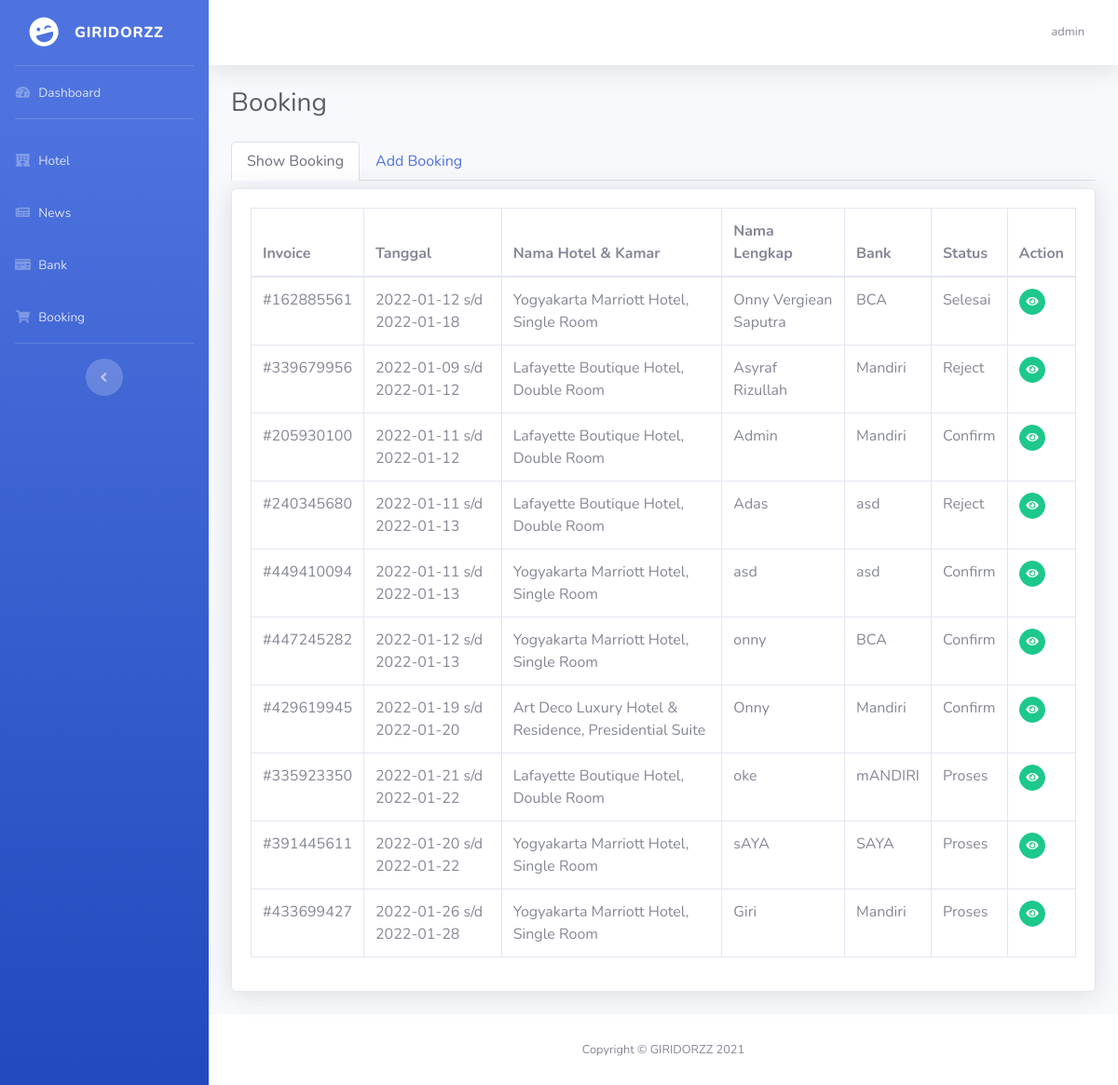
The page /admin/hotel/booking/booking.php on the database its author committed.
### tables this page shows
CREATE TABLE `sb_user` (
  `username` varchar(100) NOT NULL,
  `email` varchar(100) NOT NULL,
  `password` varchar(100) NOT NULL
);

CREATE TABLE `transaksi` (
  `idTransaksi` int(11) NOT NULL,
  `idUser` int(11) DEFAULT NULL,
  `idHotel` int(11) DEFAULT NULL,
  `idKamar` int(11) DEFAULT NULL,
  `tglCheckin` date NOT NULL,
  `namaLengkap` varchar(225) NOT NULL,
  `email` varchar(255) NOT NULL,
  `noTelp` int(14) NOT NULL,
  `tglCheckout` date NOT NULL,
  `namaBank` varchar(100) NOT NULL,
  `status` varchar(225) NOT NULL,
  `invoice` int(12) NOT NULL,
  `totalHarga` float NOT NULL,
  `buktiTransfer` varchar(255) NOT NULL
);

CREATE TABLE `hotel` (
  `idHotel` int(11) NOT NULL,
  `namaHotel` varchar(255) NOT NULL,
  `kotaHotel` varchar(255) NOT NULL,
  `deskripsiHotel` text NOT NULL,
  `ratingHotel` varchar(30) NOT NULL
);

CREATE TABLE `kamar` (
  `idKamar` int(11) NOT NULL,
  `hotelId` int(11) DEFAULT NULL,
  `tipeKamar` varchar(255) NOT NULL,
  `deskripsiKamar` text NOT NULL,
  `hargaKamar` int(11) NOT NULL,
  `jumlahKamar` int(11) NOT NULL
);

### admin/hotel/booking/tables_booking.php (the view)
<?php
require '../../db_conn.php';
$result = mysqli_query($conn, "SELECT transaksi.*,hotel.namaHotel,kamar.tipeKamar FROM transaksi JOIN hotel on transaksi.idHotel = hotel.idHotel JOIN kamar ON transaksi.idKamar = kamar.idKamar") or die(mysqli_error($conn));
while ($data = mysqli_fetch_array($result)) {
  $rows[] = $data;
}
?>
<div class="tab-pane fade show active" id="show-item" role="tabpanel" aria-labelledby="home-tab">
  <div class="card shadow mb-4 mt-2">
    <div class="card-body">
      <div class="table-responsive">
        <table class="table table-bordered" id="dataTable" width="100%" cellspacing="0">
          <thead>
            <tr>
              <th>Invoice</th>
              <th>Tanggal</th>
              <th>Nama Hotel & Kamar </th>
              <th>Nama Lengkap</th>
              <th>Bank</th>
              <th>Status</th>
              <th>Action</th>
            </tr>
          </thead>
          <tbody>
            <?php if (!empty($rows)) {
              foreach ($rows as $row) :  ?>
                <tr>
                  <td>#<?= $row['invoice'] ?></td>
                  <td><?= $row['tglCheckin'] ?> s/d <?= $row['tglCheckout'] ?></td>
                  <td><?= $row['namaHotel'] ?>, <?= $row['tipeKamar'] ?></td>
                  <td><?= $row['namaLengkap'] ?></td>
                  <td><?= $row['namaBank'] ?></td>
                  <td><?= $row['status'] ?></td>
                  <td>
                    <a href="show_detail_booking.php?id=<?= $row['idTransaksi'] ?>" class="btn btn-success btn-circle btn-sm "><i class="fas fa-eye"></i></a>
                  </td>
                </tr>
            <?php endforeach;
            } ?>
          </tbody>
        </table>
      </div>
    </div>
  </div>
</div>

### admin/hotel/booking/header.php (shortened to what this page needs)
<?php
require '../../db_conn.php';
$admin = $conn->query("SELECT username from sb_user");
while ($username = mysqli_fetch_array($admin)) {
  $result =  $username["username"];
}
?>
<!DOCTYPE html>
<html lang="en">
<head>
  <link href="../../vendor/fontawesome-free/css/all.min.css" rel="stylesheet" type="text/css">
  <link href="../../css/sb-admin-2.min.css" rel="stylesheet">
</head>
<body id="page-top">
  <div id="wrapper">
    <ul class="navbar-nav bg-gradient-primary sidebar sidebar-dark accordion" id="accordionSidebar">
      <a class="sidebar-brand d-flex align-items-center justify-content-center" href="#">
        <div class="sidebar-brand-icon rotate-n-15">
          <i class="fas fa-laugh-wink"></i>
        </div>
        <div class="sidebar-brand-text mx-3">GIRIDORZZ</div>
      </a>
      <hr class="sidebar-divider my-0">
      <li class="nav-item">
        <a class="nav-link" href="index.html">
          <i class="fas fa-fw fa-tachometer-alt"></i>
          <span>Dashboard</span></a>
      </li>
      <hr class="sidebar-divider">
      <li class="nav-item">
        <a class="nav-link collapsed" href="../hotel.php">
          <i class=" fas fa-fw fa-hotel"></i>
          <span>Hotel</span>
        </a>
      </li>
      <li class="nav-item">
        <a class="nav-link collapsed" href="../news/news.php">
          <i class=" fas fa-fw fa-newspaper"></i>
          <span>News</span>
        </a>
      </li>
      <li class="nav-item">
        <a class="nav-link collapsed" href="../bank/bank.php">
          <i class=" fas fa-fw fa-money-check"></i>
          <span>Bank</span>
        </a>
      </li>
      <li class="nav-item">
        <a class="nav-link collapsed" href="booking.php">
          <i class=" fas fa-fw fa-shopping-cart"></i>
          <span>Booking</span>
        </a>
      </li>
      <hr class="sidebar-divider d-none d-md-block">
      <div class="text-center d-none d-md-inline">
        <button class="rounded-circle border-0" id="sidebarToggle"></button>
      </div>
    </ul>
    <div id="content-wrapper" class="d-flex flex-column">
      <div id="content">
        <nav class="navbar navbar-expand navbar-light bg-white topbar mb-4 static-top shadow">
          <ul class="navbar-nav ml-auto">
            <li class="nav-item dropdown no-arrow">
              <a class="nav-link dropdown-toggle" href="#" id="userDropdown" role="button" data-toggle="dropdown" aria-haspopup="true" aria-expanded="false">
                <span class="mr-2 d-none d-lg-inline text-gray-600 small"><?= $result ?></span>
              </a>
            </li>
          </ul>
        </nav>

### rows shown on the page
sb_user: username "admin"
transaksi: invoice "162885561", tglCheckin "2022-01-12", tglCheckout "2022-01-18", idHotel.namaHotel "Yogyakarta Marriott Hotel", idKamar.tipeKamar "Single Room", namaLengkap "Onny Vergiean Saputra", namaBank "BCA", status "Selesai"
transaksi: invoice "339679956", tglCheckin "2022-01-09", tglCheckout "2022-01-12", idHotel.namaHotel "Lafayette Boutique Hotel", idKamar.tipeKamar "Double Room", namaLengkap "Asyraf Rizullah", namaBank "Mandiri", status "Reject"
transaksi: invoice "205930100", tglCheckin "2022-01-11", tglCheckout "2022-01-12", idHotel.namaHotel "Lafayette Boutique Hotel", idKamar.tipeKamar "Double Room", namaLengkap "Admin", namaBank "Mandiri", status "Confirm"
transaksi: invoice "240345680", tglCheckin "2022-01-11", tglCheckout "2022-01-13", idHotel.namaHotel "Lafayette Boutique Hotel", idKamar.tipeKamar "Double Room", namaLengkap "Adas", namaBank "asd", status "Reject"
transaksi: invoice "449410094", tglCheckin "2022-01-11", tglCheckout "2022-01-13", idHotel.namaHotel "Yogyakarta Marriott Hotel", idKamar.tipeKamar "Single Room", namaLengkap "asd", namaBank "asd", status "Confirm"
transaksi: invoice "447245282", tglCheckin "2022-01-12", tglCheckout "2022-01-13", idHotel.namaHotel "Yogyakarta Marriott Hotel", idKamar.tipeKamar "Single Room", namaLengkap "onny", namaBank "BCA", status "Confirm"
transaksi: invoice "429619945", tglCheckin "2022-01-19", tglCheckout "2022-01-20", idHotel.namaHotel "Art Deco Luxury Hotel & Residence", idKamar.tipeKamar "Presidential Suite", namaLengkap "Onny", namaBank "Mandiri", status "Confirm"
transaksi: invoice "335923350", tglCheckin "2022-01-21", tglCheckout "2022-01-22", idHotel.namaHotel "Lafayette Boutique Hotel", idKamar.tipeKamar "Double Room", namaLengkap "oke", namaBank "mANDIRI", status "Proses"
transaksi: invoice "391445611", tglCheckin "2022-01-20", tglCheckout "2022-01-22", idHotel.namaHotel "Yogyakarta Marriott Hotel", idKamar.tipeKamar "Single Room", namaLengkap "sAYA", namaBank "SAYA", status "Proses"
transaksi: invoice "433699427", tglCheckin "2022-01-26", tglCheckout "2022-01-28", idHotel.namaHotel "Yogyakarta Marriott Hotel", idKamar.tipeKamar "Single Room", namaLengkap "Giri", namaBank "Mandiri", status "Proses"
